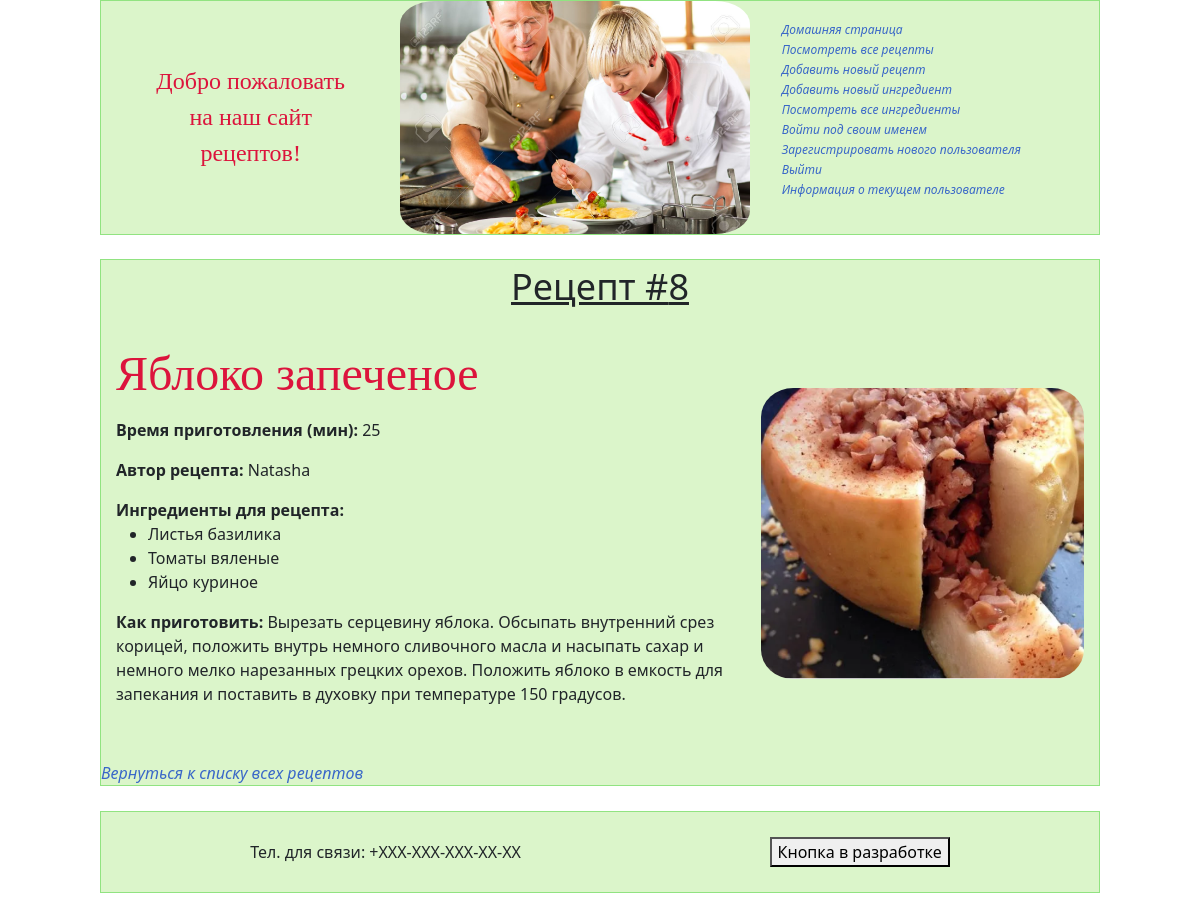
Before: /recipes/8/ with the older database file.
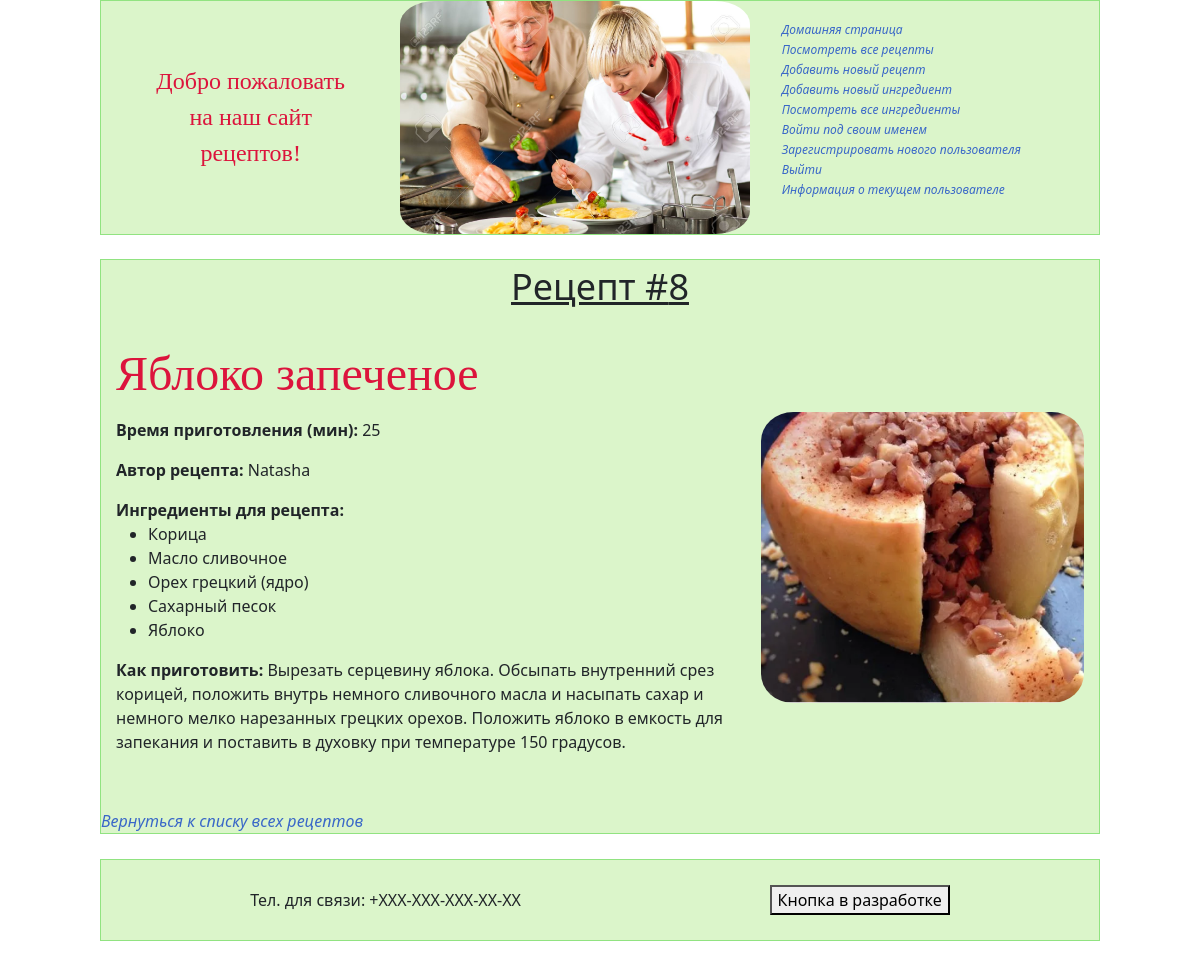
After: the same page with the newer database file.
### recipeapp/models.py (models this page shows, shortened)
class Ingredient(models.Model):
    class Meta:
        ordering = ["name", 'measurement_unit']
    name = models.CharField(max_length=100, db_index=True)
    description = models.TextField(null=False, blank=True, db_index=True)
    measurement_unit = models.CharField(max_length=20, default='units')
    archived = models.BooleanField(default=False)
    preview = models.ImageField(null=True, blank=True, upload_to=ingredient_preview_directory_path)

### recipeapp/views.py (the view)
# urls.py: path('recipes/<int:pk>/', RecipeDetailView.as_view(), name='recipe_details'),
class RecipeDetailView(DetailView):
    queryset = (
        Recipe.objects.
        select_related('author').
        prefetch_related('ingredients')
    )

### recipeapp/templates/recipeapp/recipe_detail.html (shortened to what this page needs)
{% extends 'recipeapp/base.html' %}
{% block body %}
<div class="fixed-container">
    <p class="section-header">Рецепт #{{ object.pk }}</p>
    <div class="recipe-detail">
        <div>
            <h2><span class="recipe-name">{{ object.name }}</span></h2></p>
            <p><b>Время приготовления (мин):</b> {{ object.cooking_time_min }}</p>
            <p><b>Автор рецепта:</b> {% firstof object.author.first_name object.author.username %}</p>
            <b>Ингредиенты для рецепта:</b>
            <ul>
                {% for ingredient in object.ingredients.all %}
                <li>{{ ingredient.name }}</li>
                {% endfor %}
            </ul>
            <p><b>Как приготовить:</b> {{ object.description }}</p>
        </div>
        {% if recipe.preview %}
        <div>
            <img src="{{ recipe.preview.url }}" alt="{{ recipe.preview.name }}">
        </div>
        {% endif %}
    </div>
    <br>
    <div>
        <a href="{% url 'recipeapp:recipes_list' %}">Вернуться к списку всех рецептов</a>
    </div>
</div>
{% endblock %}

Changed rows visible on the page:
no longer on this page (row unchanged): Ingredient: name "Листья базилика"
no longer on this page (row unchanged): Ingredient: name "Томаты вяленые"
no longer on this page (row unchanged): Ingredient: name "Яйцо куриное"
added Ingredient: name "Корица"
added Ingredient: name "Масло сливочное"
added Ingredient: name "Орех грецкий (ядро)"
now on this page (row unchanged): Ingredient: name "Сахарный песок"
added Ingredient: name "Яблоко"
